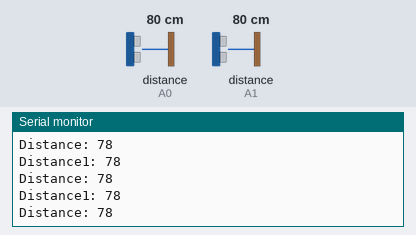
Simulated run of this sketch. Board: Arduino Uno, built with avr-gcc and run on an emulated ATmega328P. Parts: the last lines printed to the serial monitor. Wiring (inferred from the names in the program): 2 × ultrasonic range finder: trigger pin 3, echo A0 / trigger pin 9, echo A1. The inputs (shaded band) are chosen by the test bench; at power-on: distance to the obstacle (sensors on A1, A0) 80 cm. The echo pulse lasts 58.3 µs per cm.

Above: at 1.2 s.
1.3 s: distance to the obstacle (sensor on A1) set to 2 cm
At 1.8 s:
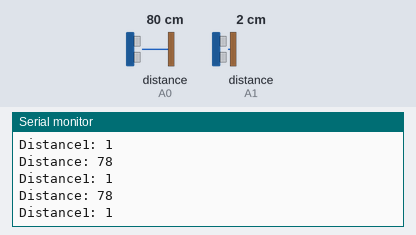
4.3 s: distance to the obstacle (sensor on A0) set to 120 cm
At 5.0 s:
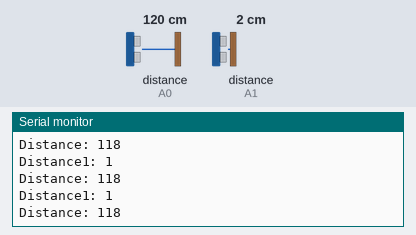
7.3 s: distance to the obstacle (sensor on A1) set to 18 cm
At 7.9 s:
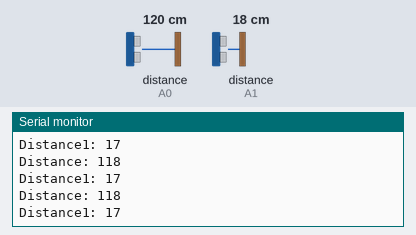
10.3 s: distance to the obstacle (sensor on A0) set to 2 cm
At 11.1 s:
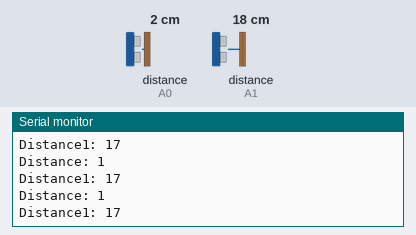
11.8 s: distance to the obstacle (sensor on A0) set to 250 cm
At 12.9 s:
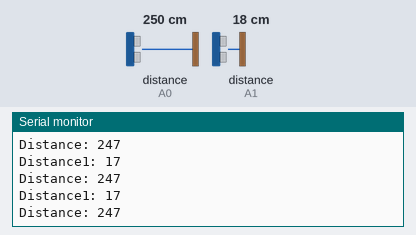
14.8 s: distance to the obstacle (sensor on A1) set to 4 cm
At 15.4 s:
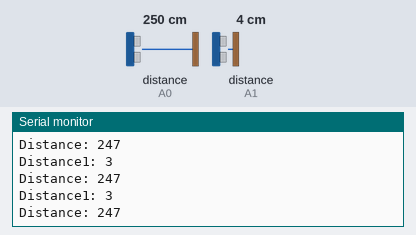
Timing chart, 0 to 17.8 s (numbered marks = the images above; inputs shaded):
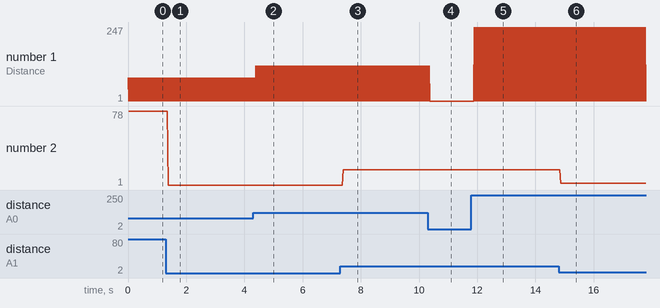

Measured:
- after the input at 1.3 s, the serial monitor: prints a new line after 0.08 s (image 1)
- after the input at 4.3 s, the serial monitor: prints a new line after 0.10 s (image 2)
- after the input at 7.3 s, the serial monitor: prints a new line after 0.10 s (image 3)
- after the input at 10.3 s, the serial monitor: prints a new line after 0.08 s (image 4)
- after the input at 11.8 s, the serial monitor: prints a new line after 0.09 s (image 5)
- after the input at 14.8 s, the serial monitor: prints a new line after 0.07 s (image 6)
- plotted number 1: 1 → 118 after the input at 4.3 s, 1 → 247 after the input at 11.8 s
- plotted number 2: 1 → 17 after the input at 7.3 s, 17 → 3 after the input at 14.8 s

The sketch:

ultrasound2Sensor.ino
```cpp
const int trigpin=3;
const int echopin=A0;

long duration;
int distance;

const int trigpin1=9;
const int echopin1=A1;

long duration1;
int distance1;

void setup() {
  pinMode(trigpin,OUTPUT);
  pinMode(echopin,INPUT);

  pinMode(trigpin1,OUTPUT);
  pinMode(echopin1,INPUT);

  Serial.begin(9600);
}

void loop() {
  digitalWrite(trigpin,LOW);
  delayMicroseconds(2);
  digitalWrite(trigpin,HIGH);
  delayMicroseconds(10);
  digitalWrite(trigpin,LOW);

  duration=pulseIn(echopin,HIGH);

  digitalWrite(trigpin1,LOW);
  delayMicroseconds(2);
  digitalWrite(trigpin1,HIGH);
  delayMicroseconds(10);
  digitalWrite(trigpin1,LOW);

  duration1=pulseIn(echopin1,HIGH);

  distance=duration*.034/2;
  distance1=duration1*.034/2;

  Serial.print("Distance: ");
  Serial.println(distance);
  Serial.print("Distance1: ");
  Serial.println(distance1);
}
```
